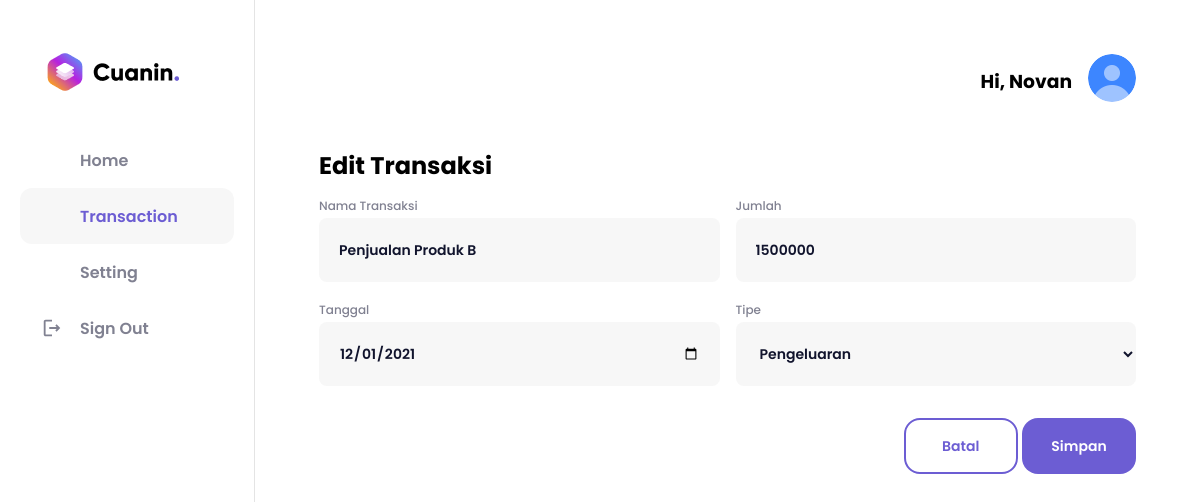
The app's page /edit.php?id=29 (signed in) with its own data.
### tables this page shows
CREATE TABLE `transaksi` (
  `id` int(11) NOT NULL,
  `nama` varchar(255) NOT NULL,
  `tanggal` date NOT NULL,
  `tipe` enum('Pengeluaran','Pemasukan','Hutang','Piutang') NOT NULL,
  `jumlah` int(255) NOT NULL
);

### edit.php (the view, shortened to what this page needs)
<?php
include 'config/function.php';
$id = $_GET["id"];
$update = mysqli_query($conn, "SELECT * FROM transaksi WHERE id = $id");
$upd = mysqli_fetch_array($update);
?>
<!DOCTYPE html>
<html lang="en">
<head>
    <link rel="stylesheet" media="all" href="assets/css/transaction.css" />
</head>
<body>
    <div class="page">
        <div class="sidebar">
            <div class="sidebar-head">
                <img src="assets/img/logo-black.png" class="sidebar-logo" alt="Cuanin" />
            </div>
            <div class="sidebar-body">
                <nav class="sidebar-nav">
                    <a class="sidebar-item" href="dashboard.php">
                        <div class="sidebar-icon">
                            <svg class="icon icon-home">
                                <use xlink:href="assets/img/sprite.svg#icon-home"></use>
                            </svg>
                        </div>
                        <div class="sidebar-text">Home</div>
                    </a>
                    <a class="sidebar-item active" href="transaction.php">
                        <div class="sidebar-icon">
                            <svg class="icon icon-transaction">
                                <use xlink:href="assets/img/sprite.svg#icon-activity"></use>
                            </svg>
                        </div>
                        <div class="sidebar-text">Transaction</div>
                    </a>
                    <a class="sidebar-item" href="setting.php">
                        <div class="sidebar-icon">
                            <svg class="icon icon-home">
                                <use xlink:href="assets/img/sprite.svg#icon-settings"></use>
                            </svg>
                        </div>
                        <div class="sidebar-text">Setting</div>
                    </a>
                    <a class="sidebar-item" href="signout.php" onclick="return confirm('Apakah kamu yakin untuk keluar?');">
                        <div class="sidebar-icon">
                        </div>
                        <div class="sidebar-text">Sign Out</div>
                    </a>
                </nav>
            </div>
        </div>
        <div class="page-content">
            <header>
                <h3 class="header-username">Hi, <?php echo $_SESSION['username'] ?> </h3>
                <a class="header-ava" href="setting.php"><img src="assets/img/ava-header.png" alt="" /></a>
            </header>
            <div class="transaction">
                <div class="transaction-container">
                    <div class="transaction-stage h5 mobile-show"><strong>Edit Transaksi</strong></div>
                    <form action="" method="post">
                        <div class="input-fieldset">
                            <div class="input-row">
                                <div class="input-field">
                                    <div class="input-label">Nama Transaksi</div>
                                    <div class="input-wrap"><input type="text" name="nama" id="nama" required value="<?php echo $upd["nama"] ?>"></div>
                                </div>
                                <div class="input-field">
                                    <div class="input-label">Jumlah</div>
                                    <div class="input-wrap"><input type="number" name="jumlah" id="jumlah" required value="<?php echo $upd["jumlah"] ?>"></div>
                                </div>
                            </div>
                            <div class="input-row">
                                <div class="input-field">
                                    <div class="input-label">Tanggal</div>
                                    <div class="input-wrap"><input type="date" name="tanggal" id="tanggal" required value="<?php echo $upd["tanggal"] ?>">
                                    </div>
                                </div>
                                <div class="input-field">
                                    <div class="input-label">Tipe</div>
                                    <div class="input-wrap"><select name="tipe" value="tipe" id="tipe" required value="<?php echo $upd["tipe"] ?>">
                                            <option value="Pengeluaran">Pengeluaran</option>
                                        </select>
                                    </div>
                                </div>
                            </div>
                            <div class="btn-right">
                                <button class="btn btn-secondary" type="submit" name="batal" value="batal" onclick="window.location.href='transaction.php'">Batal</button>
                                <button class=" btn btn-primary" type="submit" name="update" value="update">Simpan</button>
                            </div>
                        </div>
                    </form>
                </div>
            </div>
        </div>
    </div>
</body>
</html>

### assets/css/transaction.css (style rules this page uses)
* { -webkit-font-smoothing: antialiased !important; text-rendering: optimizeSpeed !important; scroll-behavior: smooth !important; font-family: "Poppins", sans-serif !important; }
*, *:before, *:after { -webkit-box-sizing: inherit; box-sizing: inherit; }
html, body, div, a, img, nav { margin: 0; padding: 0; border: 0; vertical-align: baseline; }
html { -ms-text-size-adjust: 100%; -webkit-text-size-adjust: 100%; }
img, a img { border: none; }
button { cursor: pointer; background: none; margin: 0; padding: 0; border: 0; }
div, button, a, a:focus { outline: none; }
html { -webkit-box-sizing: border-box; box-sizing: border-box; }
a { text-decoration: none; }
a, button { -webkit-tap-highlight-color: rgba(0, 0, 0, 0); }
.icon-home { width: 1em; height: 1em; fill: var(--color-secondary); }
.transaction { display: -webkit-box; display: -ms-flexbox; display: flex; }
.transaction-container { -webkit-box-flex: 1; -ms-flex-positive: 1; flex-grow: 1; padding: 0 64px 64px; }
.transaction-stage { margin-bottom: 16px; }

### assets/css/variables.css (style rules this page uses)
:root { --color-black: #11142d !important; --color-white: #fff !important; --color-primary: #6c5dd3 !important; --color-primary-darker: #3a2ca0 !important; --color-secondary: #808191 !important; --color-secondary-darker: #1b1d21 !important; --color-secondary-lighter: #e4e4e4 !important; --color-gradient: radial-gradient(103.03% 103.03% at 0% 0%, #d080ff 0%, #6c5dd3 100%); }

### assets/css/sidebar.css (style rules this page uses)
.sidebar { position: fixed; top: 0; left: 0; bottom: 0; z-index: 15; display: -webkit-box; display: -ms-flexbox; display: flex; -webkit-box-orient: vertical; -webkit-box-direction: normal; -ms-flex-direction: column; flex-direction: column; width: 255px; background: var(--color-white); border-right: 1px solid var(--color-secondary-lighter); padding: 132px 20px 72px; -webkit-transition: width 0.2s; -o-transition: width 0.2s; transition: width 0.2s; }
.sidebar-head { position: absolute; top: 0; left: 0; right: 0; display: -webkit-box; display: -ms-flexbox; display: flex; -webkit-box-pack: center; -ms-flex-pack: center; justify-content: center; -webkit-box-align: center; -ms-flex-align: center; align-items: center; height: 132px; padding-top: 12px; }
.sidebar-logo { display: inline-block; margin-right: 28px; font-size: 0; }
.sidebar-body { display: -webkit-box; display: -ms-flexbox; display: flex; -webkit-box-orient: vertical; -webkit-box-direction: normal; -ms-flex-direction: column; flex-direction: column; overflow: auto; -webkit-box-flex: 1; -ms-flex-positive: 1; flex-grow: 1; -ms-overflow-style: none; scrollbar-width: none; -webkit-overflow-scrolling: touch; }
.sidebar-nav { margin-bottom: 32px; }
.sidebar-item { display: -webkit-box; display: -ms-flexbox; display: flex; -webkit-box-align: center; -ms-flex-align: center; align-items: center; height: 56px; padding: 0 20px; border-radius: 12px; white-space: nowrap; font-weight: 600; color: var(--color-secondary); -webkit-transition: all 0.2s; -o-transition: all 0.2s; transition: all 0.2s; }
.sidebar-item:hover, .sidebar-item.active { color: var(--color-primary); }
.sidebar-item:hover .icon, .sidebar-item.active .icon { fill: var(--color-primary); }
.sidebar-item.active { background: rgba(228, 228, 228, 0.3); }
.sidebar-icon { position: relative; display: -webkit-box; display: -ms-flexbox; display: flex; -webkit-box-pack: center; -ms-flex-pack: center; justify-content: center; -webkit-box-align: center; -ms-flex-align: center; align-items: center; -ms-flex-negative: 0; flex-shrink: 0; width: 24px; height: 24px; font-size: 0; }
.sidebar-icon .icon { font-size: 22px; fill: var(--color-secondary); -webkit-transition: fill 0.2s; -o-transition: fill 0.2s; transition: fill 0.2s; }
.sidebar-icon:before { content: ""; position: absolute; top: -4px; right: -4px; width: 8px; height: 8px; background: #ff6628; border-radius: 50%; opacity: 0; }
.sidebar-item .sidebar-text { margin-left: 16px; }

### assets/css/header.css (style rules this page uses)
header { position: relative; z-index: 10; display: -webkit-box; display: -ms-flexbox; display: flex; justify-content: end; -webkit-box-align: center; -ms-flex-align: center; align-items: center; padding: 48px 64px 36px; }
.header-ava { -ms-flex-negative: 0; flex-shrink: 0; width: 48px; margin-left: 16px; }
.header-username { text-transform: capitalize; }
.header-ava img { min-width: 100%; height: 48px; border-radius: 50%; overflow: hidden; }

### assets/css/typography.css (style rules this page uses)
.h5 { font-size: 24px; font-weight: 500; line-height: 1.33333; }

### records on screen
transaksi: nama "Penjualan Produk B", jumlah "1500000", tanggal "12/01/2021", tipe "Pengeluaran"

### other values on screen
$_SESSION['username'] "Novan"
